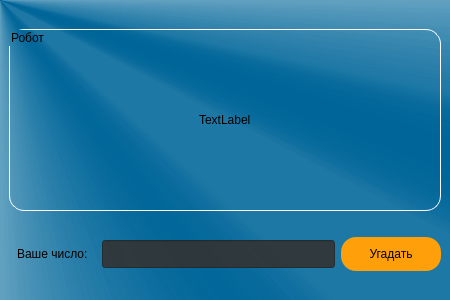
<?xml version="1.0" encoding="UTF-8"?>
<ui version="4.0">
 <class>GameScreen</class>
 <widget class="QMainWindow" name="GameScreen">
  <property name="geometry">
   <rect>
    <x>0</x>
    <y>0</y>
    <width>450</width>
    <height>300</height>
   </rect>
  </property>
  <property name="minimumSize">
   <size>
    <width>450</width>
    <height>300</height>
   </size>
  </property>
  <property name="maximumSize">
   <size>
    <width>450</width>
    <height>300</height>
   </size>
  </property>
  <property name="windowTitle">
   <string>Числовая угадайка</string>
  </property>
  <property name="styleSheet">
   <string notr="true">QWidget{
	background-color: qconicalgradient(cx:0, cy:0, angle:135, stop:0 rgba(0, 102, 153, 69), stop:0.375 rgba(0, 102, 153, 69), stop:0.423533 rgba(0, 102, 153, 145), stop:0.45 rgba(0, 102, 153, 208), stop:0.477581 rgba(0, 102, 153, 130), stop:0.518717 rgba(0, 102, 153, 130), stop:0.55 rgba(0, 102, 153, 255), stop:0.57754 rgba(0, 102, 153, 130), stop:0.625 rgba(0, 102, 153, 69), stop:1 rgba(0, 102, 153, 69));
	padding: 5px;
}

QPushButton{
	padding: 10px;
	border-radius: 15px;
	background-color: rgb(255, 159, 10);
	color: black;
}

QPushButton::pressed{
	background-color: rgba(255, 159, 10, 0.8);
}

QGroupBox{
	background: transparent;
	border: 1px solid white;
	border-radius: 15px;
	text-align: center;
}</string>
  </property>
  <widget class="QWidget" name="centralwidget">
   <layout class="QGridLayout" name="gridLayout_2">
    <item row="2" column="1">
     <spacer name="horizontalSpacer">
      <property name="orientation">
       <enum>Qt::Horizontal</enum>
      </property>
      <property name="sizeHint" stdset="0">
       <size>
        <width>429</width>
        <height>20</height>
       </size>
      </property>
     </spacer>
    </item>
    <item row="3" column="1">
     <layout class="QGridLayout" name="gridLayout">
      <item row="0" column="1">
       <widget class="QLineEdit" name="lineEdit_user_input">
        <property name="styleSheet">
         <string notr="true">QLineEdit{
	
	background-color: rgba(50,50,50, 0.9);
}</string>
        </property>
       </widget>
      </item>
      <item row="0" column="2">
       <widget class="QPushButton" name="pushButton_guess">
        <property name="minimumSize">
         <size>
          <width>100</width>
          <height>0</height>
         </size>
        </property>
        <property name="text">
         <string>Угадать</string>
        </property>
       </widget>
      </item>
      <item row="0" column="0">
       <widget class="QLabel" name="label_2">
        <property name="styleSheet">
         <string notr="true">background-color: transparent;</string>
        </property>
        <property name="text">
         <string>Ваше число:</string>
        </property>
       </widget>
      </item>
     </layout>
    </item>
    <item row="0" column="1">
     <spacer name="horizontalSpacer_3">
      <property name="orientation">
       <enum>Qt::Horizontal</enum>
      </property>
      <property name="sizeHint" stdset="0">
       <size>
        <width>429</width>
        <height>20</height>
       </size>
      </property>
     </spacer>
    </item>
    <item row="1" column="1">
     <widget class="QGroupBox" name="groupBox">
      <property name="title">
       <string>Робот</string>
      </property>
      <layout class="QGridLayout" name="gridLayout_3">
       <item row="0" column="0">
        <spacer name="horizontalSpacer_4">
         <property name="orientation">
          <enum>Qt::Horizontal</enum>
         </property>
         <property name="sizeHint" stdset="0">
          <size>
           <width>40</width>
           <height>20</height>
          </size>
         </property>
        </spacer>
       </item>
       <item row="0" column="1">
        <widget class="QLabel" name="label_robot_answer">
         <property name="styleSheet">
          <string notr="true">background-color: transparent;</string>
         </property>
         <property name="text">
          <string>TextLabel</string>
         </property>
        </widget>
       </item>
       <item row="0" column="2">
        <spacer name="horizontalSpacer_5">
         <property name="orientation">
          <enum>Qt::Horizontal</enum>
         </property>
         <property name="sizeHint" stdset="0">
          <size>
           <width>40</width>
           <height>20</height>
          </size>
         </property>
        </spacer>
       </item>
      </layout>
     </widget>
    </item>
    <item row="4" column="1">
     <spacer name="horizontalSpacer_2">
      <property name="orientation">
       <enum>Qt::Horizontal</enum>
      </property>
      <property name="sizeHint" stdset="0">
       <size>
        <width>429</width>
        <height>20</height>
       </size>
      </property>
     </spacer>
    </item>
   </layout>
  </widget>
 </widget>
 <resources/>
 <connections/>
</ui>
